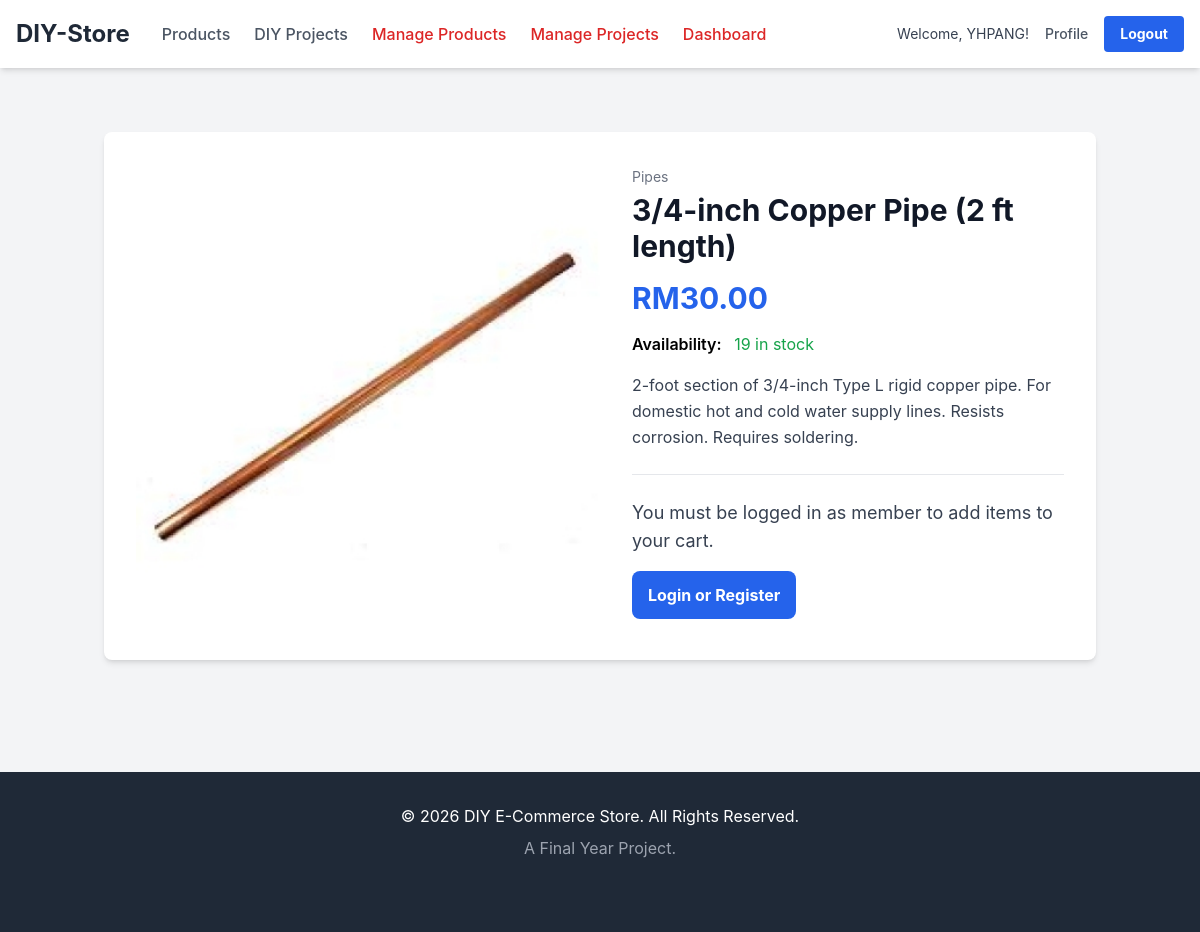
Screenshot of /product_details.php?id=24 (signed in) with the database file from the repository.
### tables this page shows
CREATE TABLE `product` (
  `product_id` int(11) NOT NULL,
  `name` varchar(200) NOT NULL,
  `description` text DEFAULT NULL,
  `image` varchar(255) DEFAULT NULL,
  `price` decimal(10,2) NOT NULL,
  `stock_quantity` int(11) NOT NULL,
  `category_id` int(11) DEFAULT NULL,
  `status` enum('Available','Disabled') DEFAULT 'Available'
);

CREATE TABLE `category` (
  `category_id` int(11) NOT NULL,
  `category_name` varchar(100) NOT NULL
);

### _base.php (called while the page is built, shortened)
<?php
function get($key, $default = null) {
    return $_GET[$key] ?? $default;
}
function e($value) {
    return htmlspecialchars($value ?? '', ENT_QUOTES, 'UTF-8');
}
$_user = $_SESSION['user'] ?? null;
function is_auth() {
    global $_user;
    return $_user !== null;
}
function is_admin() {
    global $_user;
    return is_auth() && $_user->role === 'Admin';
}
?>

### product_details.php (the view, shortened to what this page needs)
<?php
require_once '_base.php';
require_once '_head.php';
$id = get('id');
$conn = db_connect();
$stmt = $conn->prepare(
    "SELECT p.*, c.category_name
     FROM Product p
     LEFT JOIN Category c ON p.category_id = c.category_id
     WHERE p.product_id = ? AND p.status = 'Available'"
);
$stmt->bind_param("i", $id);
$stmt->execute();
$result = $stmt->get_result();
$product = $result->fetch_assoc();
?>
<div class="container mx-auto px-4 py-8">
    <div class="bg-white p-8 rounded-lg shadow-md flex flex-col md:flex-row">
        <div class="md:w-1/2 mb-6 md:mb-0">
            <?php if (!empty($product['image'])): ?>
                <img src="<?= e($product['image']) ?>" alt="<?= e($product['name']) ?>" class="w-full max-h-[500px] object-contain rounded-lg mx-auto">
            <?php else: ?>
                <div class="w-full h-96 bg-gray-200 flex items-center justify-center text-gray-400 rounded-lg">No Image Available</div>
            <?php endif; ?>
        </div>
        <div class="md:w-1/2 md:pl-8">
            <span class="text-sm text-gray-500"><?= e($product['category_name'] ?? 'Uncategorized') ?></span>
            <h1 class="text-3xl font-bold text-gray-900 mt-1"><?= e($product['name']) ?></h1>
            <p class="text-3xl font-bold text-blue-600 my-4">RM<?= e(number_format($product['price'], 2)) ?></p>
            <div class="mb-4">
                <span class="font-semibold">Availability:</span>
                <?php if ($product['stock_quantity'] > 0): ?>
                    <span class="text-green-600 ml-2"><?= e($product['stock_quantity']) ?> in stock</span>
                <?php else: ?>
                    <span class="text-red-600 ml-2">Out of Stock</span>
                <?php endif; ?>
            </div>
            <p class="text-gray-700 leading-relaxed mb-6">
                <?= nl2br(e($product['description'])) ?>
            </p>
            <?php if (is_auth() && !is_admin()): ?>
                <?php if ($product['stock_quantity'] > 0): ?>
                    <form action="cart.php" method="POST">
                        <input type="hidden" name="product_id" value="<?= e($product['product_id']) ?>">
                        <div class="flex items-center mb-4">
                            <label for="quantity" class="mr-4 font-semibold">Quantity:</label>
                            <input type="number" id="quantity" name="quantity" value="1" min="1" max="<?= e($product['stock_quantity']) ?>"
                                   class="w-20 p-2 border border-gray-300 rounded-md text-center">
                        </div>
                        <button type="submit" class="w-full bg-blue-600 hover:bg-blue-700 text-white font-bold py-3 px-4 rounded-lg transition-colors duration-300">
                            Add to Cart
                        </button>
                    </form>
                <?php else: ?>
                    <button type="button" class="w-full bg-gray-400 text-white font-bold py-3 px-4 rounded-lg cursor-not-allowed" disabled>
                        Out of Stock
                    </button>
                <?php endif; ?>
            <?php else: ?>
                <div class="border-t pt-6 mt-6">
                    <p class="text-gray-700 text-lg">You must be logged in as member to add items to your cart.</p>
                    <a href="/FYP/login.php" class="inline-block mt-4 bg-blue-600 hover:bg-blue-700 text-white font-bold py-3 px-4 rounded-lg">
                        Login or Register
                    </a>
                </div>
            <?php endif; ?>
        </div>
    </div>
</div>
<?php
require_once '_foot.php';
?>

### rows the page displays
product: image (picture), category.category_name "Pipes", name "3/4-inch Copper Pipe (2 ft length)", price "30.00", stock_quantity "19", description "2-foot section of 3/4-inch Type L rigid copper pipe. For domestic hot and cold water supply lines. Resists corrosion. Requires soldering."

### other values shown
$_user->username "YHPANG"
